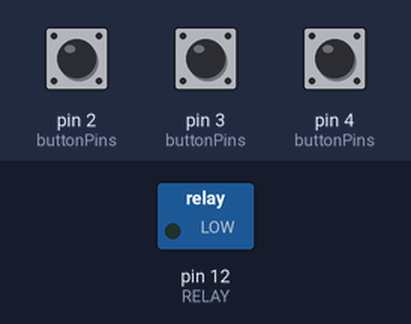
This sketch was run on a simulated Arduino Uno, built with avr-gcc and run on an emulated ATmega328P. Parts: switched loads named in the sketch (green lamp = pin HIGH). The test bench sets the inputs (shaded band); at power-on: pin 2 (buttonPins) HIGH, pin 3 (buttonPins) HIGH, pin 4 (buttonPins) HIGH. What the sketch prints to the serial monitor is not drawn.

Above: at 1.2 s.
1.3 s: pin 2 (buttonPins) pulled LOW for 0.15 s
At 1.8 s:
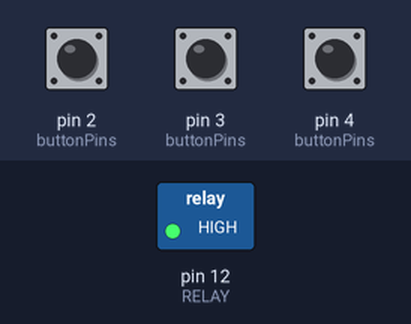
2.9 s: pin 3 (buttonPins) pulled LOW for 0.15 s
At 4.2 s:
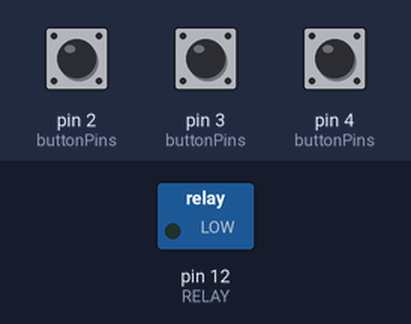
4.5 s: pin 3 (buttonPins) pulled LOW for 1 s
At 6.7 s:
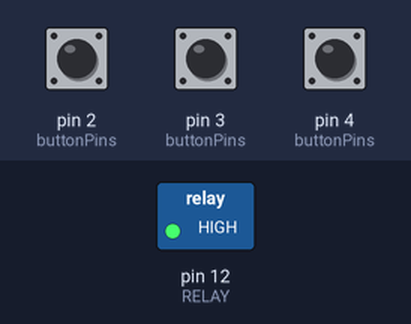
11.7 s: pin 4 (buttonPins) pulled LOW for 0.15 s
At 13.3 s:
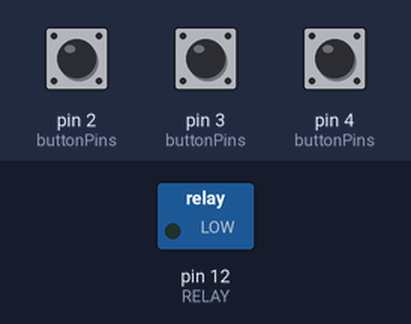
Timing chart, 0 to 14.3 s (numbered marks = the images above; inputs shaded):
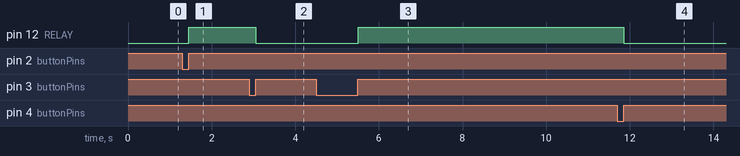

Measured:
- after the input at 1.3 s, pin 12 (RELAY): LOW → HIGH after 0.15 s
- after the input at 2.9 s, pin 12 (RELAY): HIGH → LOW after 0.15 s
- after the input at 4.5 s, pin 12 (RELAY): LOW → HIGH after 1.0 s
- after the input at 11.7 s, pin 12 (RELAY): HIGH → LOW after 0.15 s

The sketch:

de_Bat_Tat_Thiet_Bi_Voi_Module_Cam_Bien_Rung_AnhSang_AmThanh.ino
```cpp
/*                                                                                 *
 * ================================================================================*
 *                            BANLINHKIEN.COM                                      *
 * ================================================================================*
 *                                                                                 *
 *          Hướng Dẫn Bật /Tắt thiết bị bằng module cảm biến rung,                 *
 *                  cảm biến ánh sáng, cảm biến âm thanh                           *
 * Đấu nối:                                                                        *
 *-D2: nối chân DO trên cảm biến ánh sáng                                          *
 *-D4: nối chân DO trên cảm biến âm thanh                                          *
 *-D3: nối chân OUT trên cảm biến rung                                             *
 *-D12: nối chân IN trên Relay                                                     *
 *=================================================================================*/
#define ANH_SANG 2
#define CB_RUNG 3
#define AM_THANH 4
#define RELAY 12

bool relay_State = false;    // Trạng thái LED
bool buttonState[3] = {false, false, false};              // Trạng thái hiện tại của các CB
bool lastButtonState[3] = {false, false, false};          // Trạng thái trước đó của các CB
unsigned long pressStartTime[3] = {0, 0, 0};              // Thời gian nhấn giữ của từng CB
const unsigned long longPressTime = 3000;                 // Thời gian nhận diện nhấn giữ (ms)

const int buttonPins[3] = {ANH_SANG, CB_RUNG, AM_THANH};

void setup() {
  for (int i = 0; i < 3; i++) {
    pinMode(buttonPins[i], INPUT_PULLUP);                 // Sử dụng điện trở kéo lên (Pull-up)
  }
  pinMode(RELAY, OUTPUT);
  digitalWrite(RELAY, LOW);
  Serial.begin(9600);
}

void loop() {
  for (int i = 0; i < 3; i++) {
    bool currentButtonState = !digitalRead(buttonPins[i]);  // Đọc trạng thái CB (đảo vì dùng PULLUP)

    if (currentButtonState && !lastButtonState[i]) {
      pressStartTime[i] = millis();
    }

    if (!currentButtonState && lastButtonState[i]) {
      unsigned long pressDuration = millis() - pressStartTime[i];
      if (pressDuration >= longPressTime) {                 // Xử lý nhấn giữ
        Serial.print("CB ");
        Serial.print(i + 1);
        Serial.println("  giữ!");
      } else {
        relay_State = !relay_State;
        digitalWrite(RELAY, relay_State ? HIGH : LOW);
        Serial.print(relay_State ? "LED Bật " : "LED Tắt ");
        Serial.println(i + 1);
      }
    }
    lastButtonState[i] = currentButtonState;              // Lưu trạng thái để so sánh ở lần lặp tiếp theo
  }
}
```
